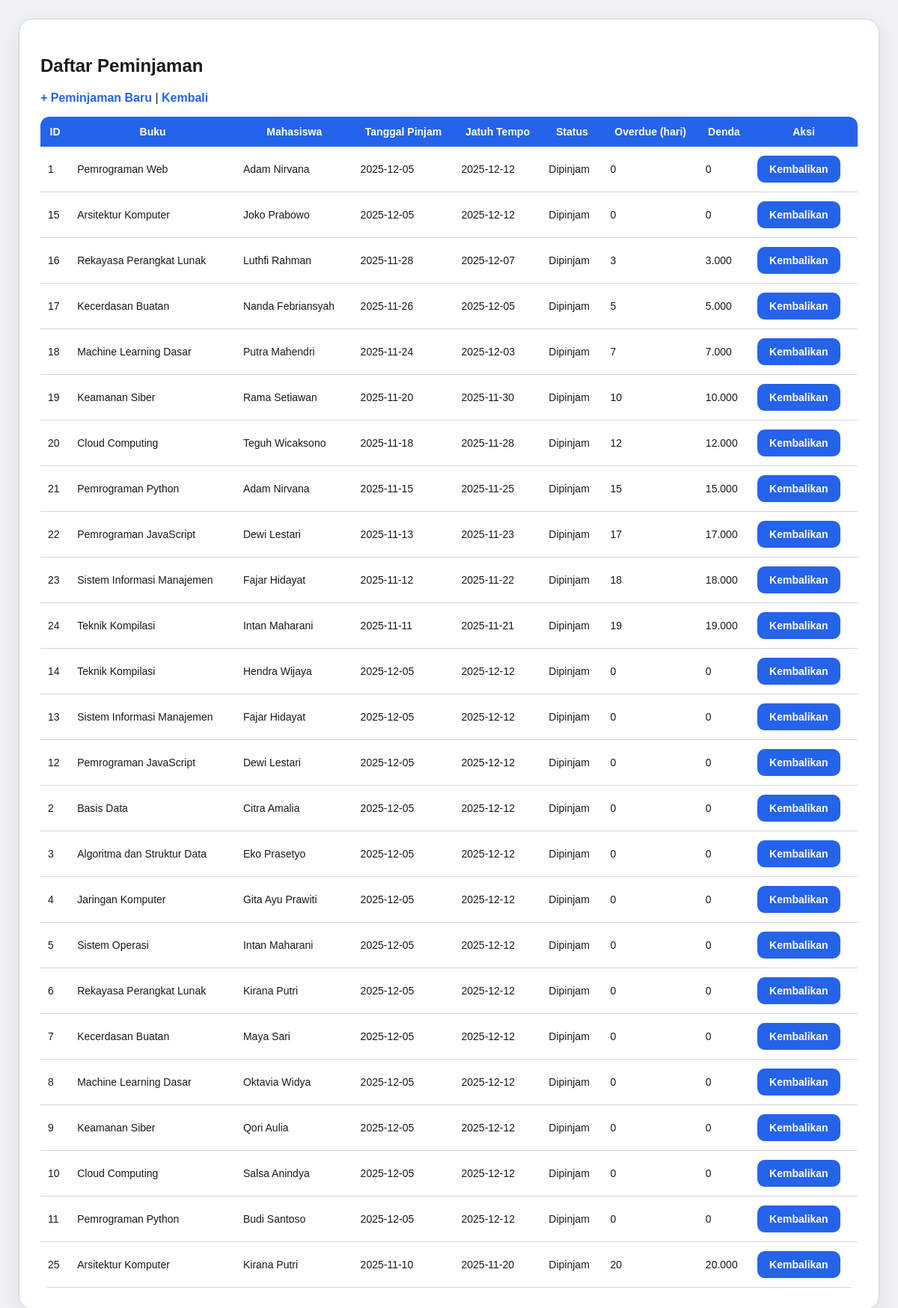
Page /loans.php on the committed database.
### tables this page shows
CREATE TABLE IF NOT EXISTS loans (
  id INT AUTO_INCREMENT PRIMARY KEY,
  book_id INT NOT NULL,
  student_id INT NOT NULL,
  loan_date DATE NOT NULL,
  due_date DATE NOT NULL,
  returned TINYINT(1) NOT NULL DEFAULT 0,
  returned_date DATE DEFAULT NULL,
  created_at TIMESTAMP DEFAULT CURRENT_TIMESTAMP,
  CONSTRAINT fk_loans_book FOREIGN KEY (book_id) REFERENCES books(id) ON DELETE RESTRICT,
  CONSTRAINT fk_loans_student FOREIGN KEY (student_id) REFERENCES students(id) ON DELETE RESTRICT
);

CREATE TABLE IF NOT EXISTS books (
  id INT AUTO_INCREMENT PRIMARY KEY,
  title VARCHAR(255) NOT NULL,
  author VARCHAR(255) DEFAULT NULL,
  isbn VARCHAR(50) DEFAULT NULL,
  year YEAR DEFAULT NULL,
  copies INT NOT NULL DEFAULT 1,
  created_at TIMESTAMP DEFAULT CURRENT_TIMESTAMP
);

CREATE TABLE IF NOT EXISTS students (
  id INT AUTO_INCREMENT PRIMARY KEY,
  name VARCHAR(255) NOT NULL,
  nim VARCHAR(50) UNIQUE,
  department VARCHAR(100),
  created_at TIMESTAMP DEFAULT CURRENT_TIMESTAMP
);

### loans.php (the view, shortened to what this page needs)
<?php
require 'config.php';
$fine_per_day = 1000;
$stmt = $pdo->prepare("SELECT l.id AS loan_id, b.title, s.name AS student_name, l.loan_date, l.due_date, l.returned, overdue_days(l.id) AS overdue_days FROM loans l JOIN books b ON l.book_id=b.id JOIN students s ON l.student_id=s.id ORDER BY l.created_at DESC");
$stmt->execute();
$loans = $stmt->fetchAll();
?>
<!doctype html>
<html><head><meta charset="utf-8"><title>Daftar Peminjaman</title><link rel="stylesheet" href="style.css"></head>
<body>
  <div class="container">
    <h2>Daftar Peminjaman</h2>
    <p><a href="lend.php">+ Peminjaman Baru</a> | <a href="index.php">Kembali</a></p>
    <table>
      <thead><tr><th>ID</th><th>Buku</th><th>Mahasiswa</th><th>Tanggal Pinjam</th><th>Jatuh Tempo</th><th>Status</th><th>Overdue (hari)</th><th>Denda</th><th>Aksi</th></tr></thead>
      <tbody>
      <?php foreach($loans as $l): ?>
        <tr>
          <td><?= $l['loan_id'] ?></td>
          <td><?= htmlspecialchars($l['title']) ?></td>
          <td><?= htmlspecialchars($l['student_name']) ?></td>
          <td><?= $l['loan_date'] ?></td>
          <td><?= $l['due_date'] ?></td>
          <td><?= $l['returned'] ? 'Dikembalikan' : 'Dipinjam' ?></td>
          <td><?= $l['overdue_days'] ?></td>
          <td><?= number_format($l['overdue_days'] * $fine_per_day,0,',','.') ?></td>
          <td>
            <?php if(!$l['returned']): ?>
              <form method="post" action="return.php" style="display:inline">
                <button type="submit" onclick="return confirm('Tandai sebagai dikembalikan?')">Kembalikan</button>
              </form>
            <?php else: ?>
              -
            <?php endif; ?>
          </td>
        </tr>
      <?php endforeach; ?>
      </tbody>
    </table>
  </div>
</body>
</html>

### style.css (style rules this page uses)
:root { --bg: #eef1f6; --card: #ffffff; --text: #1a1a1a; --muted: #6b7280; --primary: #2563eb; --primary-hover: #1e4fcc; --success: #16a34a; --warning: #f59e0b; --danger: #dc2626; --border: #d1d5db; }
body { background: var(--bg); color: var(--text); font-family: "Poppins", Arial, sans-serif; margin: 0; padding: 25px; transition: 0.25s ease; }
.container { max-width: 1100px; margin: auto; background: var(--card); padding: 28px; border-radius: 18px; border: 1px solid var(--border); box-shadow: 0 8px 25px rgba(0,0,0,0.08); transition: 0.3s ease; }
button, .btn { background: var(--primary); color: white; padding: 10px 16px; border-radius: 10px; font-size: 14px; text-decoration: none; border: none; cursor: pointer; transition: 0.25s ease; font-weight: 600; }
table { width: 100%; border-collapse: collapse; margin-top: 15px; overflow: hidden; border-radius: 12px; }
thead { background: var(--primary); color: white; }
thead th { padding: 12px 10px; font-size: 14px; font-weight: 600; }
tbody tr { background: var(--card); transition: 0.2s ease; }
tbody td { padding: 12px 10px; border-bottom: 1px solid var(--border); color: var(--text); font-size: 14px; }
a { color: var(--primary); text-decoration: none; font-weight: 600; }

### rows in the picture
loans: id "1", book.title "Pemrograman Web", student.name "Adam Nirvana", loan_date "2025-12-05", due_date "2025-12-12", returned "Dipinjam", overdue_days "0"
loans: id "15", book.title "Arsitektur Komputer", student.name "Joko Prabowo", loan_date "2025-12-05", due_date "2025-12-12", returned "Dipinjam", overdue_days "0"
loans: id "16", book.title "Rekayasa Perangkat Lunak", student.name "Luthfi Rahman", loan_date "2025-11-28", due_date "2025-12-07", returned "Dipinjam", overdue_days "3", overdue_days "3.000"
loans: id "17", book.title "Kecerdasan Buatan", student.name "Nanda Febriansyah", loan_date "2025-11-26", due_date "2025-12-05", returned "Dipinjam", overdue_days "5", overdue_days "5.000"
loans: id "18", book.title "Machine Learning Dasar", student.name "Putra Mahendri", loan_date "2025-11-24", due_date "2025-12-03", returned "Dipinjam", overdue_days "7", overdue_days "7.000"
loans: id "19", book.title "Keamanan Siber", student.name "Rama Setiawan", loan_date "2025-11-20", due_date "2025-11-30", returned "Dipinjam", overdue_days "10", overdue_days "10.000"
loans: id "20", book.title "Cloud Computing", student.name "Teguh Wicaksono", loan_date "2025-11-18", due_date "2025-11-28", returned "Dipinjam", overdue_days "12", overdue_days "12.000"
loans: id "21", book.title "Pemrograman Python", student.name "Adam Nirvana", loan_date "2025-11-15", due_date "2025-11-25", returned "Dipinjam", overdue_days "15", overdue_days "15.000"
loans: id "22", book.title "Pemrograman JavaScript", student.name "Dewi Lestari", loan_date "2025-11-13", due_date "2025-11-23", returned "Dipinjam", overdue_days "17", overdue_days "17.000"
loans: id "23", book.title "Sistem Informasi Manajemen", student.name "Fajar Hidayat", loan_date "2025-11-12", due_date "2025-11-22", returned "Dipinjam", overdue_days "18", overdue_days "18.000"
loans: id "24", book.title "Teknik Kompilasi", student.name "Intan Maharani", loan_date "2025-11-11", due_date "2025-11-21", returned "Dipinjam", overdue_days "19", overdue_days "19.000"
loans: id "14", book.title "Teknik Kompilasi", student.name "Hendra Wijaya", loan_date "2025-12-05", due_date "2025-12-12", returned "Dipinjam", overdue_days "0"
loans: id "13", book.title "Sistem Informasi Manajemen", student.name "Fajar Hidayat", loan_date "2025-12-05", due_date "2025-12-12", returned "Dipinjam", overdue_days "0"
loans: id "12", book.title "Pemrograman JavaScript", student.name "Dewi Lestari", loan_date "2025-12-05", due_date "2025-12-12", returned "Dipinjam", overdue_days "0"
loans: id "2", book.title "Basis Data", student.name "Citra Amalia", loan_date "2025-12-05", due_date "2025-12-12", returned "Dipinjam", overdue_days "0"
loans: id "3", book.title "Algoritma dan Struktur Data", student.name "Eko Prasetyo", loan_date "2025-12-05", due_date "2025-12-12", returned "Dipinjam", overdue_days "0"
loans: id "4", book.title "Jaringan Komputer", student.name "Gita Ayu Prawiti", loan_date "2025-12-05", due_date "2025-12-12", returned "Dipinjam", overdue_days "0"
loans: id "5", book.title "Sistem Operasi", student.name "Intan Maharani", loan_date "2025-12-05", due_date "2025-12-12", returned "Dipinjam", overdue_days "0"
loans: id "6", book.title "Rekayasa Perangkat Lunak", student.name "Kirana Putri", loan_date "2025-12-05", due_date "2025-12-12", returned "Dipinjam", overdue_days "0"
loans: id "7", book.title "Kecerdasan Buatan", student.name "Maya Sari", loan_date "2025-12-05", due_date "2025-12-12", returned "Dipinjam", overdue_days "0"
loans: id "8", book.title "Machine Learning Dasar", student.name "Oktavia Widya", loan_date "2025-12-05", due_date "2025-12-12", returned "Dipinjam", overdue_days "0"
loans: id "9", book.title "Keamanan Siber", student.name "Qori Aulia", loan_date "2025-12-05", due_date "2025-12-12", returned "Dipinjam", overdue_days "0"
loans: id "10", book.title "Cloud Computing", student.name "Salsa Anindya", loan_date "2025-12-05", due_date "2025-12-12", returned "Dipinjam", overdue_days "0"
loans: id "11", book.title "Pemrograman Python", student.name "Budi Santoso", loan_date "2025-12-05", due_date "2025-12-12", returned "Dipinjam", overdue_days "0"
loans: id "25", book.title "Arsitektur Komputer", student.name "Kirana Putri", loan_date "2025-11-10", due_date "2025-11-20", returned "Dipinjam", overdue_days "20", overdue_days "20.000"
